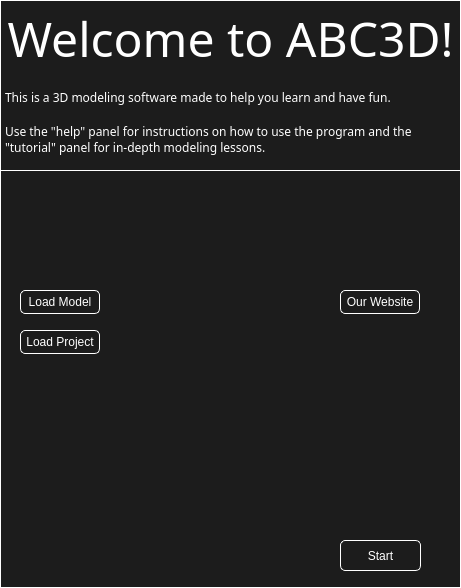
<?xml version="1.0" encoding="UTF-8"?>
<ui version="4.0">
 <class>StartMenuClass</class>
 <widget class="QDialog" name="StartMenuClass">
  <property name="geometry">
   <rect>
    <x>0</x>
    <y>0</y>
    <width>461</width>
    <height>588</height>
   </rect>
  </property>
  <property name="palette">
   <palette>
    <active>
     <colorrole role="WindowText">
      <brush brushstyle="SolidPattern">
       <color alpha="255">
        <red>255</red>
        <green>255</green>
        <blue>255</blue>
       </color>
      </brush>
     </colorrole>
     <colorrole role="Button">
      <brush brushstyle="SolidPattern">
       <color alpha="255">
        <red>28</red>
        <green>28</green>
        <blue>28</blue>
       </color>
      </brush>
     </colorrole>
     <colorrole role="Text">
      <brush brushstyle="SolidPattern">
       <color alpha="255">
        <red>255</red>
        <green>255</green>
        <blue>255</blue>
       </color>
      </brush>
     </colorrole>
     <colorrole role="ButtonText">
      <brush brushstyle="SolidPattern">
       <color alpha="255">
        <red>255</red>
        <green>255</green>
        <blue>255</blue>
       </color>
      </brush>
     </colorrole>
     <colorrole role="Base">
      <brush brushstyle="SolidPattern">
       <color alpha="255">
        <red>28</red>
        <green>28</green>
        <blue>28</blue>
       </color>
      </brush>
     </colorrole>
     <colorrole role="Window">
      <brush brushstyle="SolidPattern">
       <color alpha="255">
        <red>28</red>
        <green>28</green>
        <blue>28</blue>
       </color>
      </brush>
     </colorrole>
     <colorrole role="PlaceholderText">
      <brush brushstyle="SolidPattern">
       <color alpha="128">
        <red>255</red>
        <green>255</green>
        <blue>255</blue>
       </color>
      </brush>
     </colorrole>
    </active>
    <inactive>
     <colorrole role="WindowText">
      <brush brushstyle="SolidPattern">
       <color alpha="255">
        <red>255</red>
        <green>255</green>
        <blue>255</blue>
       </color>
      </brush>
     </colorrole>
     <colorrole role="Button">
      <brush brushstyle="SolidPattern">
       <color alpha="255">
        <red>28</red>
        <green>28</green>
        <blue>28</blue>
       </color>
      </brush>
     </colorrole>
     <colorrole role="Text">
      <brush brushstyle="SolidPattern">
       <color alpha="255">
        <red>255</red>
        <green>255</green>
        <blue>255</blue>
       </color>
      </brush>
     </colorrole>
     <colorrole role="ButtonText">
      <brush brushstyle="SolidPattern">
       <color alpha="255">
        <red>255</red>
        <green>255</green>
        <blue>255</blue>
       </color>
      </brush>
     </colorrole>
     <colorrole role="Base">
      <brush brushstyle="SolidPattern">
       <color alpha="255">
        <red>28</red>
        <green>28</green>
        <blue>28</blue>
       </color>
      </brush>
     </colorrole>
     <colorrole role="Window">
      <brush brushstyle="SolidPattern">
       <color alpha="255">
        <red>28</red>
        <green>28</green>
        <blue>28</blue>
       </color>
      </brush>
     </colorrole>
     <colorrole role="PlaceholderText">
      <brush brushstyle="SolidPattern">
       <color alpha="128">
        <red>255</red>
        <green>255</green>
        <blue>255</blue>
       </color>
      </brush>
     </colorrole>
    </inactive>
    <disabled>
     <colorrole role="WindowText">
      <brush brushstyle="SolidPattern">
       <color alpha="255">
        <red>255</red>
        <green>255</green>
        <blue>255</blue>
       </color>
      </brush>
     </colorrole>
     <colorrole role="Button">
      <brush brushstyle="SolidPattern">
       <color alpha="255">
        <red>28</red>
        <green>28</green>
        <blue>28</blue>
       </color>
      </brush>
     </colorrole>
     <colorrole role="Text">
      <brush brushstyle="SolidPattern">
       <color alpha="255">
        <red>255</red>
        <green>255</green>
        <blue>255</blue>
       </color>
      </brush>
     </colorrole>
     <colorrole role="ButtonText">
      <brush brushstyle="SolidPattern">
       <color alpha="255">
        <red>255</red>
        <green>255</green>
        <blue>255</blue>
       </color>
      </brush>
     </colorrole>
     <colorrole role="Base">
      <brush brushstyle="SolidPattern">
       <color alpha="255">
        <red>28</red>
        <green>28</green>
        <blue>28</blue>
       </color>
      </brush>
     </colorrole>
     <colorrole role="Window">
      <brush brushstyle="SolidPattern">
       <color alpha="255">
        <red>28</red>
        <green>28</green>
        <blue>28</blue>
       </color>
      </brush>
     </colorrole>
     <colorrole role="PlaceholderText">
      <brush brushstyle="SolidPattern">
       <color alpha="128">
        <red>255</red>
        <green>255</green>
        <blue>255</blue>
       </color>
      </brush>
     </colorrole>
    </disabled>
   </palette>
  </property>
  <property name="windowTitle">
   <string>Dialog</string>
  </property>
  <property name="styleSheet">
   <string notr="true">background-color: #1c1c1c;
border: 1px solid white;
color: white;</string>
  </property>
  <widget class="QPushButton" name="loadProjectButton">
   <property name="geometry">
    <rect>
     <x>20</x>
     <y>330</y>
     <width>80</width>
     <height>24</height>
    </rect>
   </property>
   <property name="styleSheet">
    <string notr="true">border-radius: 5px;</string>
   </property>
   <property name="text">
    <string>Load Project</string>
   </property>
  </widget>
  <widget class="QPushButton" name="loadModelButton">
   <property name="geometry">
    <rect>
     <x>20</x>
     <y>290</y>
     <width>80</width>
     <height>24</height>
    </rect>
   </property>
   <property name="styleSheet">
    <string notr="true">border-radius: 5px;</string>
   </property>
   <property name="text">
    <string>Load Model</string>
   </property>
  </widget>
  <widget class="QPushButton" name="websiteButton">
   <property name="geometry">
    <rect>
     <x>340</x>
     <y>290</y>
     <width>80</width>
     <height>24</height>
    </rect>
   </property>
   <property name="styleSheet">
    <string notr="true">border-radius: 5px;</string>
   </property>
   <property name="text">
    <string>Our Website</string>
   </property>
  </widget>
  <widget class="QTextEdit" name="welcomeText">
   <property name="geometry">
    <rect>
     <x>0</x>
     <y>0</y>
     <width>461</width>
     <height>171</height>
    </rect>
   </property>
   <property name="font">
    <font>
     <family>Sitka Text</family>
    </font>
   </property>
   <property name="html">
    <string>&lt;!DOCTYPE HTML PUBLIC &quot;-//W3C//DTD HTML 4.0//EN&quot; &quot;http://www.w3.org/TR/REC-html40/strict.dtd&quot;&gt;
&lt;html&gt;&lt;head&gt;&lt;meta name=&quot;qrichtext&quot; content=&quot;1&quot; /&gt;&lt;meta charset=&quot;utf-8&quot; /&gt;&lt;style type=&quot;text/css&quot;&gt;
p, li { white-space: pre-wrap; }
hr { height: 1px; border-width: 0; }
li.unchecked::marker { content: &quot;\2610&quot;; }
li.checked::marker { content: &quot;\2612&quot;; }
&lt;/style&gt;&lt;/head&gt;&lt;body style=&quot; font-family:'Sitka Text'; font-size:9pt; font-weight:400; font-style:normal;&quot;&gt;
&lt;p align=&quot;center&quot; style=&quot; margin-top:0px; margin-bottom:0px; margin-left:0px; margin-right:0px; -qt-block-indent:0; text-indent:0px;&quot;&gt;&lt;span style=&quot; font-family:'Segoe UI'; font-size:36pt; color:#ffffff;&quot;&gt;Welcome to ABC3D!&lt;/span&gt;&lt;/p&gt;
&lt;p style=&quot;-qt-paragraph-type:empty; margin-top:0px; margin-bottom:0px; margin-left:0px; margin-right:0px; -qt-block-indent:0; text-indent:0px; font-family:'Segoe UI'; color:#ffffff;&quot;&gt;&lt;br /&gt;&lt;/p&gt;
&lt;p style=&quot; margin-top:0px; margin-bottom:0px; margin-left:0px; margin-right:0px; -qt-block-indent:0; text-indent:0px;&quot;&gt;&lt;span style=&quot; font-family:'Segoe UI'; color:#ffffff;&quot;&gt;This is a 3D modeling software made to help you learn and have fun.&lt;/span&gt;&lt;/p&gt;
&lt;p style=&quot;-qt-paragraph-type:empty; margin-top:0px; margin-bottom:0px; margin-left:0px; margin-right:0px; -qt-block-indent:0; text-indent:0px; font-family:'Segoe UI'; color:#ffffff;&quot;&gt;&lt;br /&gt;&lt;/p&gt;
&lt;p style=&quot; margin-top:0px; margin-bottom:0px; margin-left:0px; margin-right:0px; -qt-block-indent:0; text-indent:0px;&quot;&gt;&lt;span style=&quot; font-family:'Segoe UI'; color:#ffffff;&quot;&gt;Use the &amp;quot;help&amp;quot; panel for instructions on how to use the program and the &amp;quot;tutorial&amp;quot; panel for in-depth modeling lessons.&lt;/span&gt;&lt;/p&gt;&lt;/body&gt;&lt;/html&gt;</string>
   </property>
  </widget>
  <widget class="QPushButton" name="startButton">
   <property name="geometry">
    <rect>
     <x>340</x>
     <y>540</y>
     <width>81</width>
     <height>31</height>
    </rect>
   </property>
   <property name="styleSheet">
    <string notr="true">border-radius: 5px;</string>
   </property>
   <property name="text">
    <string>Start</string>
   </property>
  </widget>
 </widget>
 <resources/>
 <connections>
  <connection>
   <sender>startButton</sender>
   <signal>clicked()</signal>
   <receiver>StartMenuClass</receiver>
   <slot>accept()</slot>
   <hints>
    <hint type="sourcelabel">
     <x>278</x>
     <y>253</y>
    </hint>
    <hint type="destinationlabel">
     <x>96</x>
     <y>254</y>
    </hint>
   </hints>
  </connection>
  <connection>
   <sender>loadModelButton</sender>
   <signal>released()</signal>
   <receiver>StartMenuClass</receiver>
   <slot>loadModelButtonClicked()</slot>
   <hints>
    <hint type="sourcelabel">
     <x>59</x>
     <y>301</y>
    </hint>
    <hint type="destinationlabel">
     <x>230</x>
     <y>293</y>
    </hint>
   </hints>
  </connection>
  <connection>
   <sender>loadProjectButton</sender>
   <signal>released()</signal>
   <receiver>StartMenuClass</receiver>
   <slot>loadProjectButtonClicked()</slot>
   <hints>
    <hint type="sourcelabel">
     <x>59</x>
     <y>341</y>
    </hint>
    <hint type="destinationlabel">
     <x>230</x>
     <y>293</y>
    </hint>
   </hints>
  </connection>
  <connection>
   <sender>websiteButton</sender>
   <signal>released()</signal>
   <receiver>StartMenuClass</receiver>
   <slot>websiteButtonClicked()</slot>
   <hints>
    <hint type="sourcelabel">
     <x>379</x>
     <y>301</y>
    </hint>
    <hint type="destinationlabel">
     <x>230</x>
     <y>293</y>
    </hint>
   </hints>
  </connection>
 </connections>
 <slots>
  <slot>loadProjectButtonClicked()</slot>
  <slot>loadModelButtonClicked()</slot>
  <slot>websiteButtonClicked()</slot>
 </slots>
</ui>
